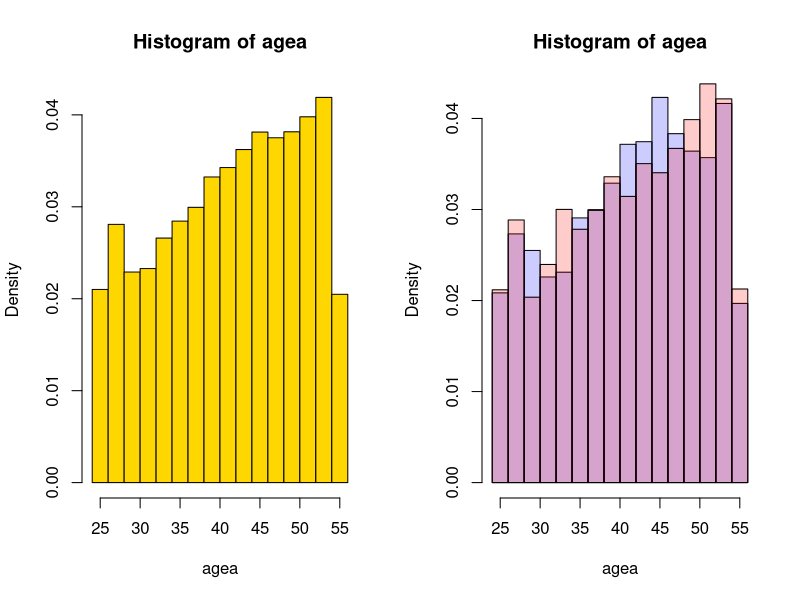
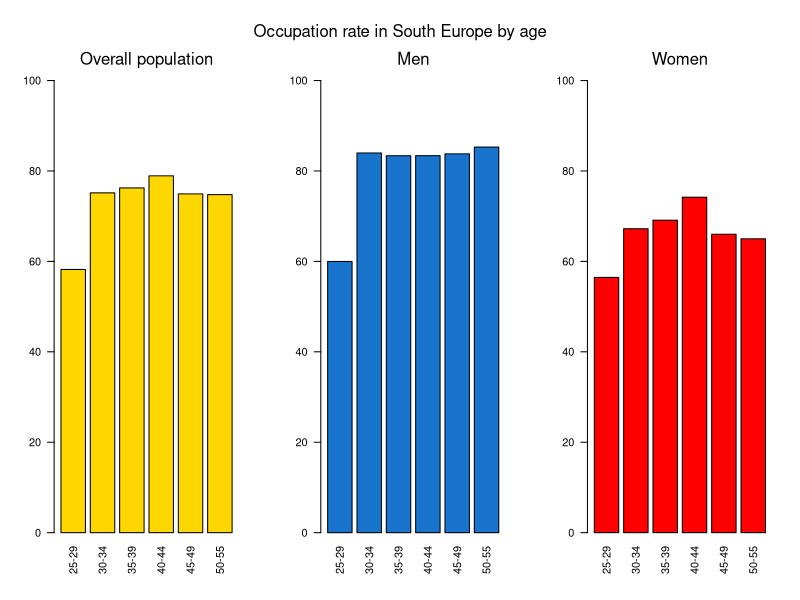
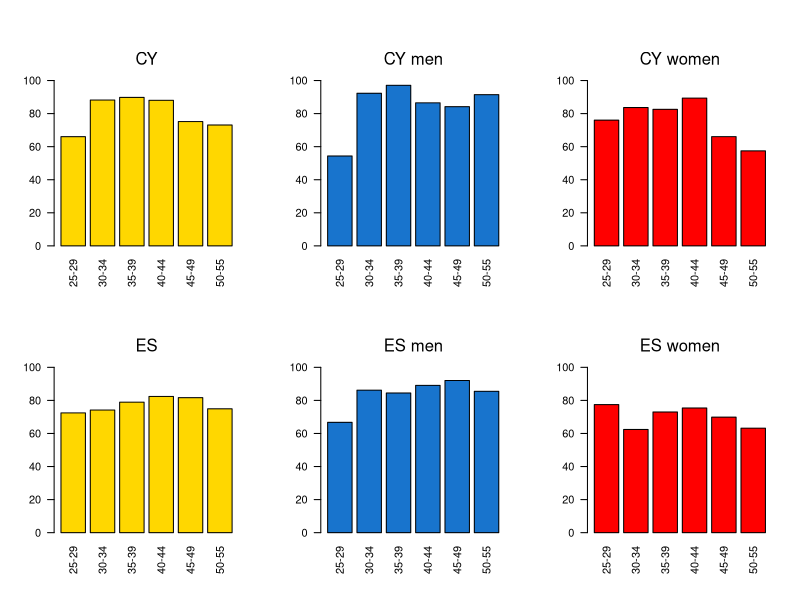
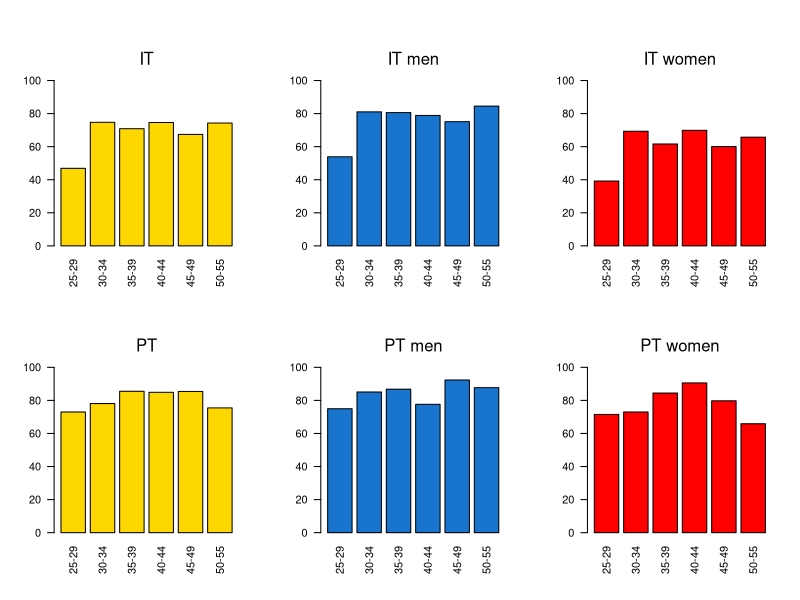
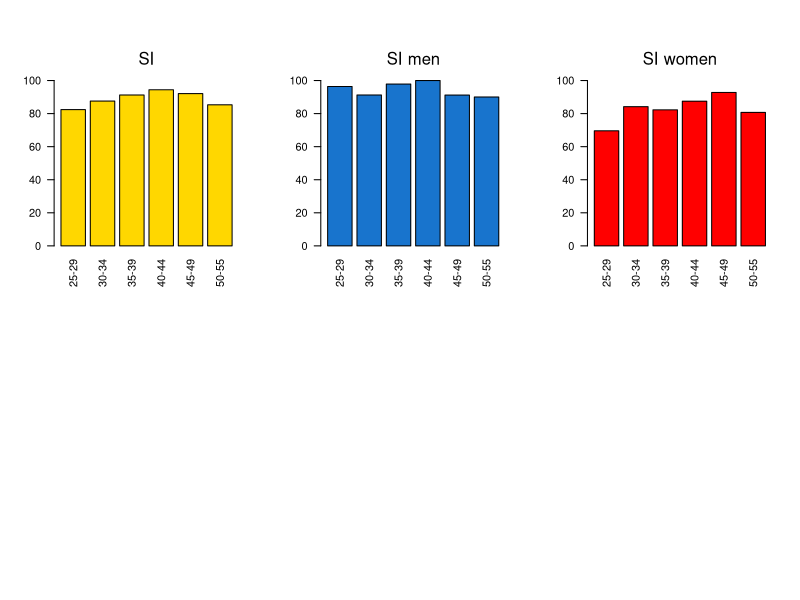
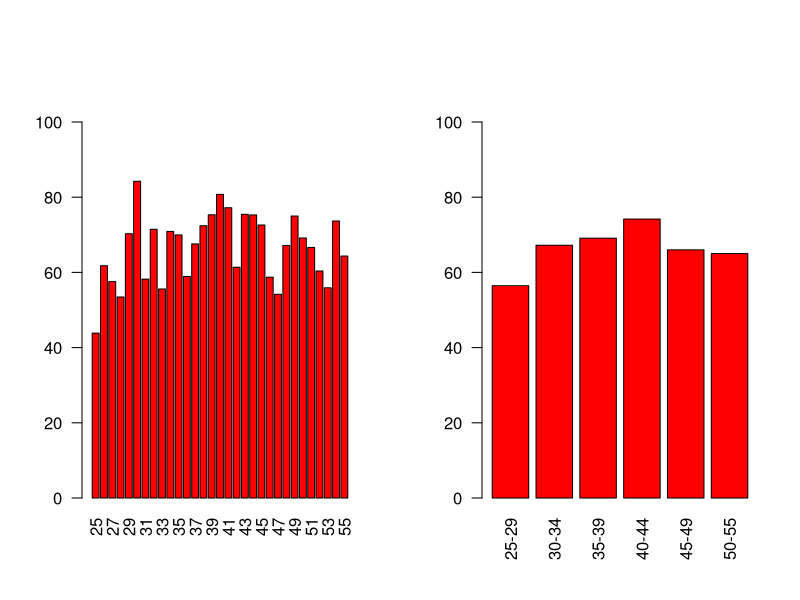

R code for these plots, in order:
# - - - - - - - - - - EXPLORATIVE DATA ANALYSIS - AGE - - - - - - - - - - #

# Does the respondent age affect his employment chances?

#### load the dataset ####

work <- read.csv('Data_Cleaning/data_work.csv', header = T)

# Focus on south Europe
work <- work[work$rgn == 'South Europe', ]
work$rgn <- NULL

# Extract vector containing the countries labels
work$cntry <- as.factor(work$cntry)
work$cntry <- droplevels(work$cntry)
country <-  levels(work$cntry)


#### Define the weights design ####
library(survey)

design <- svydesign(ids = ~psu, weights = ~anweight, nest = T, 
                    data = work)



#### Overall age distribution ####

par(mfrow = c(1,2))
svyhist(~agea, design, col = 'gold')
svyhist(~agea, subset(design, gndr == 'male'), col = rgb(0,0,1,0.2))
svyhist(~agea, subset(design, gndr == 'female'), col = rgb(1,0,0,0.2), add = T)

# par(mfrow = c(1,1))
# svyhist(~agea, design, col = 'gold', main = '', xlab = 'age', ylab = '')


#### Age in relation with employment status and gender ####

age.temp <- svytable(~agea+pdwrk, design = design)
age.male.temp <- svytable(~agea+pdwrk, design = subset(design, gndr == 'male'))
age.female.temp <- svytable(~agea+pdwrk, design = subset(design, gndr == 'female'))

# Group people in 5 years spans
# (group 1: 25-29, group 2: 30-34 ...)
age <- age.male <- age.female <- matrix(NA, nrow = 6, ncol = 2)
for(i in 1:6){
  
  age[i,] <- colSums(age.temp[(5*i-4):(5*i),])
  age.male[i,] <- colSums(age.male.temp[(5*i-4):(5*i),])
  age.female[i,] <- colSums(age.female.temp[(5*i-4):(5*i),])

}
age[6,] <- age[6,] + age.temp[dim(age.temp)[1],]
age.male[6,] <- age.male[6,] + age.male.temp[dim(age.male.temp)[1],]
age.female[6,] <- age.female[6,] + age.female.temp[dim(age.female.temp)[1],]


# Compute percentage of employed people for each age
age <- age[,2]/rowSums(age) * 100
age.male <- age.male[,2]/rowSums(age.male) * 100
age.female <- age.female[,2]/rowSums(age.female) * 100

rm(age.temp, age.male.temp, age.female.temp)



# PLOT

par(mfrow = c(1,3), oma=c(0,0,2,0))
barplot(age,
        col = 'gold',
        ylim = c(0,100),
        names.arg = c('25-29','30-34','35-39','40-44','45-49','50-55'),
        las = 2)
mtext('Overall population', side=3, line = 1)
barplot(age.male,
        col = 'dodgerblue3',
        ylim = c(0,100),
        names.arg = c('25-29','30-34','35-39','40-44','45-49','50-55'),
        las = 2)
mtext('Men', side=3, line = 1)
barplot(age.female,
        col = 'red',
        ylim = c(0,100),
        names.arg = c('25-29','30-34','35-39','40-44','45-49','50-55'),
        las = 2)
mtext('Women', side=3, line = 1)
mtext('Occupation rate in South Europe by age', outer = T, side=3, line = -1)


#### Age in relation with employment status and gender for each country ####

age.south <- age.south.male <- age.south.female <- NULL
for( cnt in country){
  
  age.temp <- svytable(~agea+pdwrk, design = subset(design, cntry == cnt))
  age.male.temp <- svytable(~agea+pdwrk, design = subset(design, gndr == 'male' & cntry == cnt))
  age.female.temp <- svytable(~agea+pdwrk, design = subset(design, gndr == 'female' & cntry == cnt))
  
  age.south <- cbind(age.south, age.temp)
  age.south.male <- cbind(age.south.male, age.male.temp)
  age.south.female <- cbind(age.south.female, age.female.temp)
}


# Group people in 5 years spans
# (group 1: 25-29, group 2: 30-34 ...)
age.temp <- age.south
age.male.temp <- age.south.male
age.female.temp <- age.south.female
age.south <- age.south.male <- age.south.female <- matrix(NA, nrow = 6, ncol = dim(age.temp)[2])
for(i in 1:6){
  
  age.south[i,] <- colSums(age.temp[(5*i-4):(5*i),])
  age.south.male[i,] <- colSums(age.male.temp[(5*i-4):(5*i),])
  age.south.female[i,] <- colSums(age.female.temp[(5*i-4):(5*i),])
  
}
age.south[6,] <- age.south[6,] + age.temp[dim(age.temp)[1],]
age.south.male[6,] <- age.south.male[6,] + age.male.temp[dim(age.male.temp)[1],]
age.south.female[6,] <- age.south.female[6,] + age.female.temp[dim(age.female.temp)[1],]


# Pass to percentages
age.temp <- age.south
age.male.temp <- age.south.male
age.female.temp <- age.south.female
age.south <- age.south.male <- age.south.female <- matrix(NA, nrow = 6, ncol = dim(age.temp)[2]/2)
for(i in 1:5){
  
  age.south[,i] <- age.temp[,2*i] / rowSums(age.temp[,(2*i-1):(2*i)])*100
  age.south.male[,i] <- age.male.temp[,2*i] / rowSums(age.male.temp[,(2*i-1):(2*i)])*100
  age.south.female[,i] <- age.female.temp[,2*i] / rowSums(age.female.temp[,(2*i-1):(2*i)])*100
  
}

colnames(age.south) <- country
colnames(age.south.male) <- country
colnames(age.south.female) <- country


par(mfrow = c(2,3))
for(i in 1:length(country)){
  barplot(age.south[,i],
          col = 'gold',
          ylim = c(0,100),
          names.arg = c('25-29','30-34','35-39','40-44','45-49','50-55'),
          las = 2)
  mtext(country[i], side=3, line = 1)
  barplot(age.south.male[,i],
          col = 'dodgerblue3',
          ylim = c(0,100),
          names.arg = c('25-29','30-34','35-39','40-44','45-49','50-55'),
          las = 2)
  mtext(paste(country[i], 'men'), side=3, line = 1)
  barplot(age.south.female[,i],
          col = 'red',
          ylim = c(0,100),
          names.arg = c('25-29','30-34','35-39','40-44','45-49','50-55'),
          las = 2)
  mtext(paste(country[i], 'women'), side=3, line = 1)
}


#### A final look to women ####

age.female.temp <- svytable(~agea+pdwrk, design = subset(design, gndr == 'female'))
age.female.tot <- age.female.temp[,2]/rowSums(age.female.temp) * 100

par(mfrow =c(1,2))
barplot(age.female.tot,
        col = 'red',
        ylim = c(0,100),
        # names.arg = c('25-29','30-34','35-39','40-44','45-49','50-55'),
        las = 2)
barplot(age.female,
        col = 'red',
        ylim = c(0,100),
        names.arg = c('25-29','30-34','35-39','40-44','45-49','50-55'),
        las = 2)


rm(age.temp, age.male.temp, age.female.temp, i, cnt)
